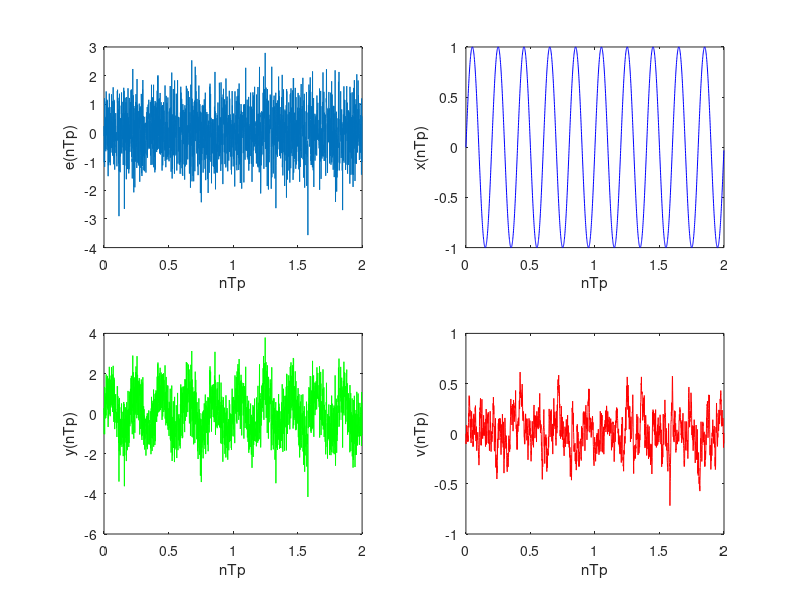

Here is the MATLAB script that generated this plot: (Note: this script raises an error after producing the figure.)
clc; clear;

Tp = 0.001;
N = 2000;
n = 0:N-1;
o = 0.8;
H = tf(0.1, [1 -0.9], Tp);

e = o*randn(1, N);
x = sin(2*pi*5*n*Tp);
y = sin(2*pi*5*n*Tp) + e;
v = lsim(H, e, n*Tp)';

figure;
hold on;

subplot(2, 2 , 1);
p1 = plot(n*Tp, e);
xlabel('nTp');
ylabel('e(nTp)');

subplot(2, 2 , 2);
plot(n*Tp, x, 'b');
xlabel('nTp');
ylabel('x(nTp)');

subplot(2, 2 , 3);
plot(n*Tp, y, 'g');
xlabel('nTp');
ylabel('y(nTp)');

subplot(2, 2 , 4);
plot(n*Tp, v, 'r');
xlabel('nTp');
ylabel('v(nTp)');

eT = e';
De = [eT, eT];
e_auto = zeros(1, N);

xT = x';
Dx = [xT, xT];
x_auto = zeros(1, N);

yT = y';
Dy = [yT, yT];
y_auto = zeros(1, N);

vT = v';
Dv = [vT, vT];
v_auto = zeros(1, N);

for tau = n
    e_auto(1, tau+1) = Covar(De, tau, 1);
    x_auto(1, tau+1) = Covar(Dx, tau, 1);
    y_auto(1, tau+1) = Covar(Dy, tau, 1);
    v_auto(1, tau+1) = Covar(Dv, tau, 1);
end

e_auto_flipped = [flip(e_auto(1,2:end)), e_auto];
x_auto_flipped = [flip(x_auto(1,2:end)), x_auto];
y_auto_flipped = [flip(y_auto(1,2:end)), y_auto];
v_auto_flipped = [flip(v_auto(1,2:end)), v_auto];

tau = -(N-1):N-1;

figure;
subplot(2,2,1);
plot(tau,e_auto_flipped);
subplot(2,2,2);
plot(tau,x_auto_flipped);
subplot(2,2,3);
plot(tau,y_auto_flipped);
subplot(2,2,4);
plot(tau,v_auto_flipped);
